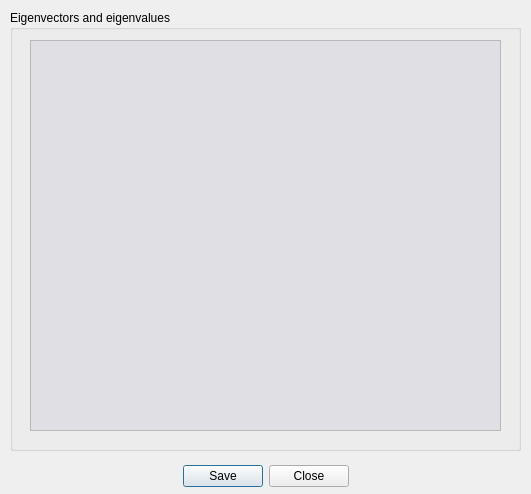
<?xml version="1.0" encoding="UTF-8"?>
<ui version="4.0">
 <class>pcaResultsDialog</class>
 <widget class="QDialog" name="pcaResultsDialog">
  <property name="geometry">
   <rect>
    <x>0</x>
    <y>0</y>
    <width>531</width>
    <height>494</height>
   </rect>
  </property>
  <property name="windowTitle">
   <string>PCA Results</string>
  </property>
  <widget class="QDialogButtonBox" name="buttonBox">
   <property name="geometry">
    <rect>
     <x>10</x>
     <y>460</y>
     <width>511</width>
     <height>32</height>
    </rect>
   </property>
   <property name="orientation">
    <enum>Qt::Horizontal</enum>
   </property>
   <property name="standardButtons">
    <set>QDialogButtonBox::Close|QDialogButtonBox::Save</set>
   </property>
   <property name="centerButtons">
    <bool>true</bool>
   </property>
  </widget>
  <widget class="QGroupBox" name="groupBox">
   <property name="geometry">
    <rect>
     <x>10</x>
     <y>10</y>
     <width>511</width>
     <height>441</height>
    </rect>
   </property>
   <property name="title">
    <string>Eigenvectors and eigenvalues</string>
   </property>
   <widget class="QTextEdit" name="textEdit">
    <property name="geometry">
     <rect>
      <x>20</x>
      <y>30</y>
      <width>471</width>
      <height>391</height>
     </rect>
    </property>
    <property name="palette">
     <palette>
      <active>
       <colorrole role="Base">
        <brush brushstyle="SolidPattern">
         <color alpha="255">
          <red>224</red>
          <green>223</green>
          <blue>227</blue>
         </color>
        </brush>
       </colorrole>
      </active>
      <inactive>
       <colorrole role="Base">
        <brush brushstyle="SolidPattern">
         <color alpha="255">
          <red>224</red>
          <green>223</green>
          <blue>227</blue>
         </color>
        </brush>
       </colorrole>
      </inactive>
      <disabled>
       <colorrole role="Base">
        <brush brushstyle="SolidPattern">
         <color alpha="255">
          <red>224</red>
          <green>223</green>
          <blue>227</blue>
         </color>
        </brush>
       </colorrole>
      </disabled>
     </palette>
    </property>
    <property name="readOnly">
     <bool>true</bool>
    </property>
   </widget>
  </widget>
 </widget>
 <tabstops>
  <tabstop>textEdit</tabstop>
  <tabstop>buttonBox</tabstop>
 </tabstops>
 <resources/>
 <connections>
  <connection>
   <sender>buttonBox</sender>
   <signal>rejected()</signal>
   <receiver>pcaResultsDialog</receiver>
   <slot>reject()</slot>
   <hints>
    <hint type="sourcelabel">
     <x>316</x>
     <y>460</y>
    </hint>
    <hint type="destinationlabel">
     <x>286</x>
     <y>274</y>
    </hint>
   </hints>
  </connection>
 </connections>
</ui>
